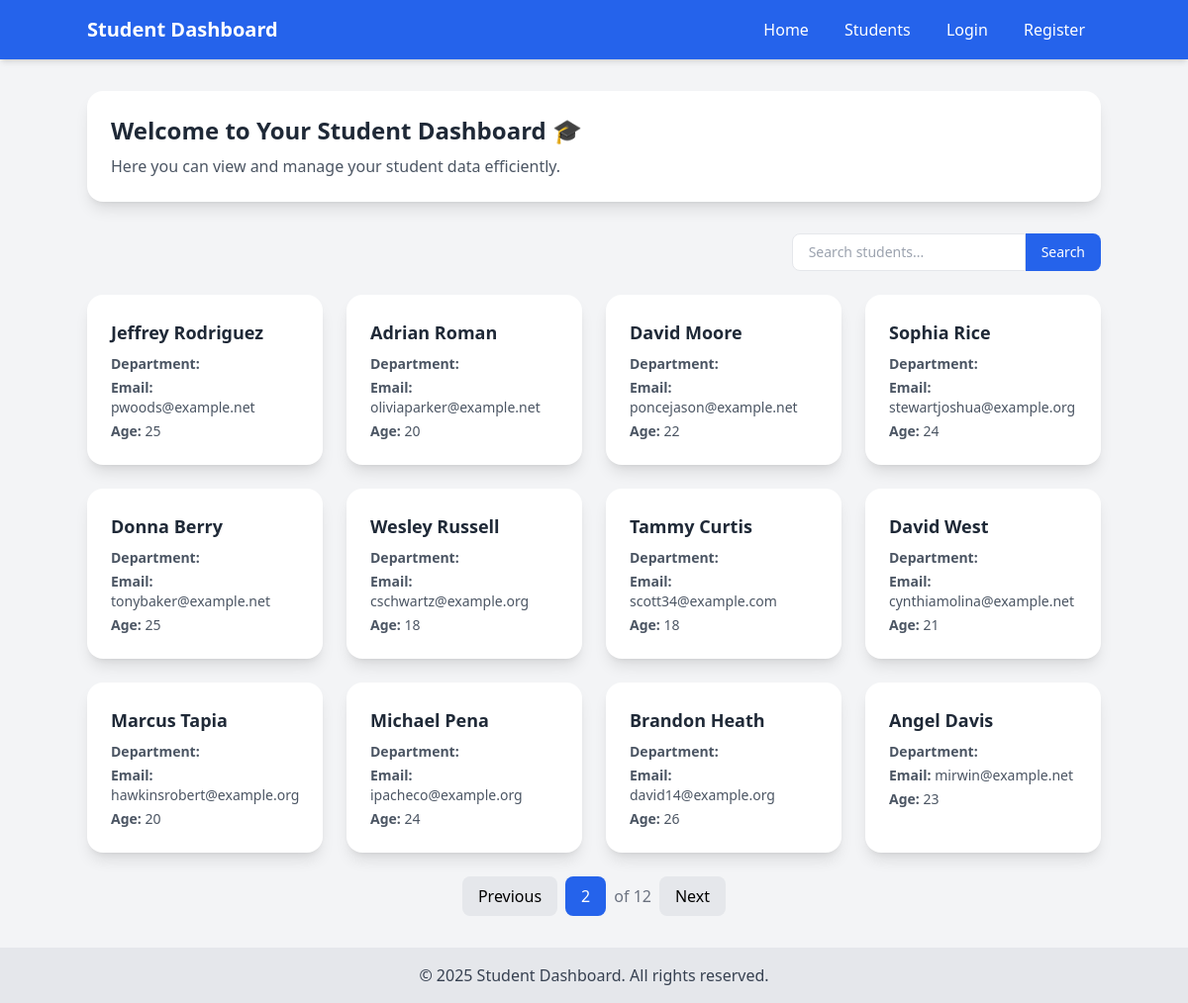
The app's page /students?page=2 with its own data.
### vege/models.py (models this page shows, shortened)
class Students(models.Model):
    student_id = models.OneToOneField(StudentId, on_delete=models.SET_NULL, null=True , blank=True )
    department = models.ForeignKey(Department, on_delete=models.SET_NULL, null=True , blank=True )
    student_name = models.CharField(max_length=100)
    student_age = models.IntegerField(default=18)
    student_email = models.EmailField(unique=True)
    student_address = models.TextField()
    class Meta:
        ordering = ['student_name']
        verbose_name = 'student'

### vege/views.py (the view)
# urls.py: path('students', get_students, name='students' ),
def get_students(request):
    students = Students.objects.all().order_by('id')
    if request.GET.get('search_text'):
        students = students.filter(
            Q(student_name__icontains=request.GET.get('search_text')) |
            Q(department__department__icontains=request.GET.get('search_text')),)
    paginator = Paginator(students, 12)  # Show 5 students per page
    page_number = request.GET.get('page')
    page_obj = paginator.get_page(page_number)
    context = {"page_obj": page_obj}
    return  render(request, 'students.html', context)

### vege/models.py (called while the page is built)
    def __str__(self):
        return self.student_id

### vege/templates/students.html (shortened to what this page needs)
<!DOCTYPE html>
<html lang="en">
<head>
    <script src="https://cdn.tailwindcss.com"></script>
</head>
<body class="bg-gray-100 font-sans flex flex-col min-h-screen">
    <nav class="bg-blue-600 text-white p-4 shadow-md">
        <div class="container mx-auto flex justify-between items-center">
            <h1 class="text-xl font-bold">Student Dashboard</h1>
            <div>
                <a href="{% url 'home' %}" class="px-4 py-2 hover:bg-blue-700 rounded">Home</a>
                <a href="{% url 'students' %}" class="px-4 py-2 hover:bg-blue-700 rounded">Students</a>
                {% if user.is_authenticated %}
                <a href="{% url 'profile' %}" class="px-4 py-2 hover:bg-blue-700 rounded">Profile</a>
                <a href="{% url 'logout' %}" class="px-4 py-2 hover:bg-blue-700 rounded">Logout</a>
                {% else %}
                <a href="{% url 'login' %}" class="px-4 py-2 hover:bg-blue-700 rounded">Login</a>
                <a href="{% url 'register' %}" class="px-4 py-2 hover:bg-blue-700 rounded">Register</a>
                {% endif %}
            </div>
        </div>
    </nav>
    <main class="flex-grow container mx-auto mt-8">
        <div class="bg-white rounded-2xl shadow-lg p-6 mb-8">
            <h2 class="text-2xl font-bold text-gray-800 mb-2">Welcome to Your Student Dashboard 🎓</h2>
            <p class="text-gray-600">Here you can view and manage your student data efficiently.</p>
        </div>
        <div class="flex justify-end mb-6">
            <form method="GET" action="" class="flex">
                <input type="text" name="search_text" placeholder="Search students..."
                       value="{{ search_text }}"
                       class="px-4 py-2 border rounded-l-lg focus:outline-none text-sm">
                <button type="submit"
                        class="px-4 py-2 bg-blue-600 text-white rounded-r-lg hover:bg-blue-700 transition text-sm">
                    Search
                </button>
            </form>
        </div>
        <div class="grid grid-cols-1 sm:grid-cols-2 md:grid-cols-3 lg:grid-cols-4 gap-6">
            {% for student in page_obj %}
            <a href="{% url 'student_details' student.student_id %}" class="bg-white rounded-2xl shadow-lg p-6 hover:shadow-xl transition transform hover:-translate-y-1">
                <h3 class="text-lg font-semibold text-gray-800 mb-2">{{ student.student_name }}</h3>
                <p class="text-gray-600 text-sm mb-1"><span class="font-semibold">Department:</span> {{ student.department.name }}</p>
                <p class="text-gray-600 text-sm mb-1"><span class="font-semibold">Email:</span> {{ student.student_email }}</p>
                <p class="text-gray-600 text-sm"><span class="font-semibold">Age:</span> {{ student.student_age }}</p>
            </a>
            {% empty %}
            <p class="col-span-full text-center text-gray-500">No students found.</p>
            {% endfor %}
        </div>
        <div class="flex justify-center items-center mt-6 space-x-2">
            {% if page_obj.has_previous %}
                <a href="?page={{ page_obj.previous_page_number }}" class="px-4 py-2 bg-gray-200 rounded-lg hover:bg-gray-300 transition">Previous</a>
            {% else %}
                <span class="px-4 py-2 bg-gray-100 text-gray-400 rounded-lg">Previous</span>
            {% endif %}
            <span class="px-4 py-2 bg-blue-600 text-white rounded-lg">{{ page_obj.number }}</span>
            <span class="text-gray-500">of {{ page_obj.paginator.num_pages }}</span>
            {% if page_obj.has_next %}
                <a href="?page={{ page_obj.next_page_number }}" class="px-4 py-2 bg-gray-200 rounded-lg hover:bg-gray-300 transition">Next</a>
            {% else %}
                <span class="px-4 py-2 bg-gray-100 text-gray-400 rounded-lg">Next</span>
            {% endif %}
        </div>
    </main>
    <footer class="bg-gray-200 text-gray-700 mt-8 py-4 text-center">
        &copy; 2025 Student Dashboard. All rights reserved.
    </footer>
</body>
</html>

### records on screen
Students: student_name "Jeffrey Rodriguez", student_email "pwoods@example.net", student_age "25"
Students: student_name "Adrian Roman", student_email "oliviaparker@example.net", student_age "20"
Students: student_name "David Moore", student_email "poncejason@example.net", student_age "22"
Students: student_name "Sophia Rice", student_email "stewartjoshua@example.org", student_age "24"
Students: student_name "Donna Berry", student_email "tonybaker@example.net", student_age "25"
Students: student_name "Wesley Russell", student_email "cschwartz@example.org", student_age "18"
Students: student_name "Tammy Curtis", student_email "scott34@example.com", student_age "18"
Students: student_name "David West", student_email "cynthiamolina@example.net", student_age "21"
Students: student_name "Marcus Tapia", student_email "hawkinsrobert@example.org", student_age "20"
Students: student_name "Michael Pena", student_email "ipacheco@example.org", student_age "24"
Students: student_name "Brandon Heath", student_email "david14@example.org", student_age "26"
Students: student_name "Angel Davis", student_email "mirwin@example.net", student_age "23"

### other values on screen
{{ page_obj.number }} "2"
{{ page_obj.paginator.num_pages }} "12"
